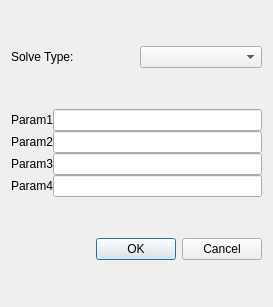
<?xml version="1.0" encoding="UTF-8"?>
<ui version="4.0">
 <class>SolveSettingDlg</class>
 <widget class="QDialog" name="SolveSettingDlg">
  <property name="geometry">
   <rect>
    <x>0</x>
    <y>0</y>
    <width>273</width>
    <height>307</height>
   </rect>
  </property>
  <property name="windowTitle">
   <string>Dialog</string>
  </property>
  <layout class="QGridLayout" name="gridLayout">
   <item row="0" column="1">
    <widget class="QLabel" name="label">
     <property name="text">
      <string>Solve Type: </string>
     </property>
    </widget>
   </item>
   <item row="2" column="1" colspan="2">
    <widget class="QDialogButtonBox" name="buttonBox">
     <property name="orientation">
      <enum>Qt::Horizontal</enum>
     </property>
     <property name="standardButtons">
      <set>QDialogButtonBox::Cancel|QDialogButtonBox::Ok</set>
     </property>
    </widget>
   </item>
   <item row="0" column="2">
    <widget class="QComboBox" name="solveTypeCombo"/>
   </item>
   <item row="1" column="1" colspan="2">
    <layout class="QGridLayout" name="gridLayout_2">
     <property name="spacing">
      <number>0</number>
     </property>
     <item row="0" column="1">
      <widget class="QLineEdit" name="param1Edit"/>
     </item>
     <item row="3" column="0">
      <widget class="QLabel" name="param4Label">
       <property name="text">
        <string>Param4</string>
       </property>
      </widget>
     </item>
     <item row="1" column="0">
      <widget class="QLabel" name="param2Label">
       <property name="text">
        <string>Param2</string>
       </property>
      </widget>
     </item>
     <item row="3" column="1">
      <widget class="QLineEdit" name="param4Edit"/>
     </item>
     <item row="2" column="0">
      <widget class="QLabel" name="param3Label">
       <property name="text">
        <string>Param3</string>
       </property>
      </widget>
     </item>
     <item row="0" column="0">
      <widget class="QLabel" name="param1Label">
       <property name="text">
        <string>Param1</string>
       </property>
      </widget>
     </item>
     <item row="2" column="1">
      <widget class="QLineEdit" name="param3Edit"/>
     </item>
     <item row="1" column="1">
      <widget class="QLineEdit" name="param2Edit"/>
     </item>
    </layout>
   </item>
  </layout>
 </widget>
 <resources/>
 <connections>
  <connection>
   <sender>buttonBox</sender>
   <signal>accepted()</signal>
   <receiver>SolveSettingDlg</receiver>
   <slot>accept()</slot>
   <hints>
    <hint type="sourcelabel">
     <x>248</x>
     <y>254</y>
    </hint>
    <hint type="destinationlabel">
     <x>157</x>
     <y>274</y>
    </hint>
   </hints>
  </connection>
  <connection>
   <sender>buttonBox</sender>
   <signal>rejected()</signal>
   <receiver>SolveSettingDlg</receiver>
   <slot>reject()</slot>
   <hints>
    <hint type="sourcelabel">
     <x>316</x>
     <y>260</y>
    </hint>
    <hint type="destinationlabel">
     <x>286</x>
     <y>274</y>
    </hint>
   </hints>
  </connection>
 </connections>
</ui>
